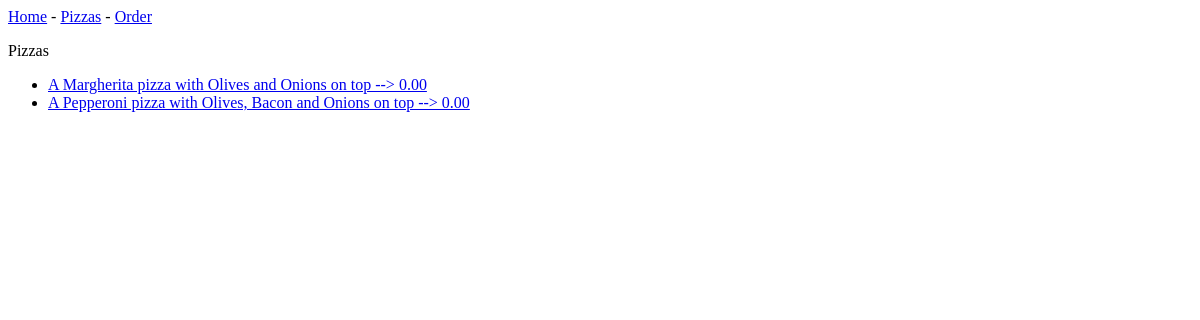
Page /pizzas on the earlier database version.
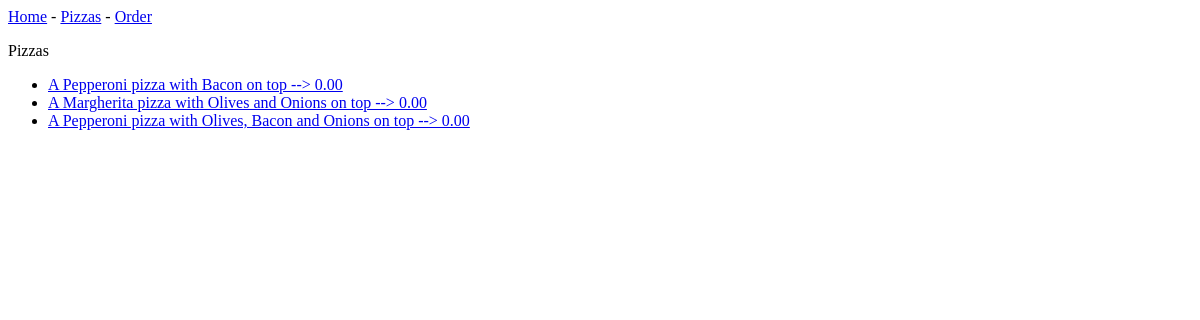
Same page on the later database version.
### making_pizza/models.py (models this page shows, shortened)
class Pizza(models.Model):
    type = models.ForeignKey(Type, on_delete=models.CASCADE)
    extra_topping = models.ManyToManyField(Topping)
    crust = models.ForeignKey(Crust, on_delete=models.CASCADE)
    size = models.ForeignKey(Size, on_delete=models.CASCADE)
    price = models.DecimalField(max_digits=10, decimal_places=2, default=0)
    notes = models.TextField(blank=True)
    date_added = models.DateTimeField(auto_now_add=True)
    def topping_to_string(self):
        topping = []
        for top in self.extra_topping.all():
            topping.append(top.name)
        if len(topping) == 1:
            topping_str = topping[0]
            return topping_str
        else:
            topping_str = ''
            for i in range(len(topping)):
                topping_str += topping[i]
                if i < len(topping)-2:
                    topping_str += ', '
                elif i < len(topping)-1:
                    topping_str += ' and '
            return topping_str
    def __str__(self):
        return f'A {self.type.name} pizza with {self.topping_to_string()} on top --> {self.price}'

class Type(models.Model):
    name = models.CharField(max_length=200)
    cost = models.DecimalField(max_digits=10, decimal_places=2)
    notes = models.TextField(null=True)

class Topping(models.Model):
    name = models.CharField(max_length=200)
    cost = models.DecimalField(max_digits=10, decimal_places=2)
    notes = models.TextField(null=True)

### making_pizza/views.py (the view)
# urls.py: path('pizzas', views.pizzas, name='pizzas'),
def pizzas(request):
    pizzas = Pizza.objects.order_by('-date_added')
    context = {'pizzas': pizzas}
    return render(request, 'making_pizza/pizzas.html', context)

### making_pizza/templates/making_pizza/pizzas.html
{% extends 'making_pizza/base.html' %}
{% block content %}
<p>Pizzas</p>
<ul>
    {% for pizza in pizzas %}
    <li>
        <a href="{% url 'making_pizza:pizza' pizza.id %}">{{ pizza }}</a></li>
    {% empty %}
    <li>No pizza has been made yet.</li>
    {% endfor %}
</ul>
{% endblock content %}

Differences in the rows shown:
added Pizza: type+id+price "A Pepperoni pizza with Bacon on top --> 0.00"
